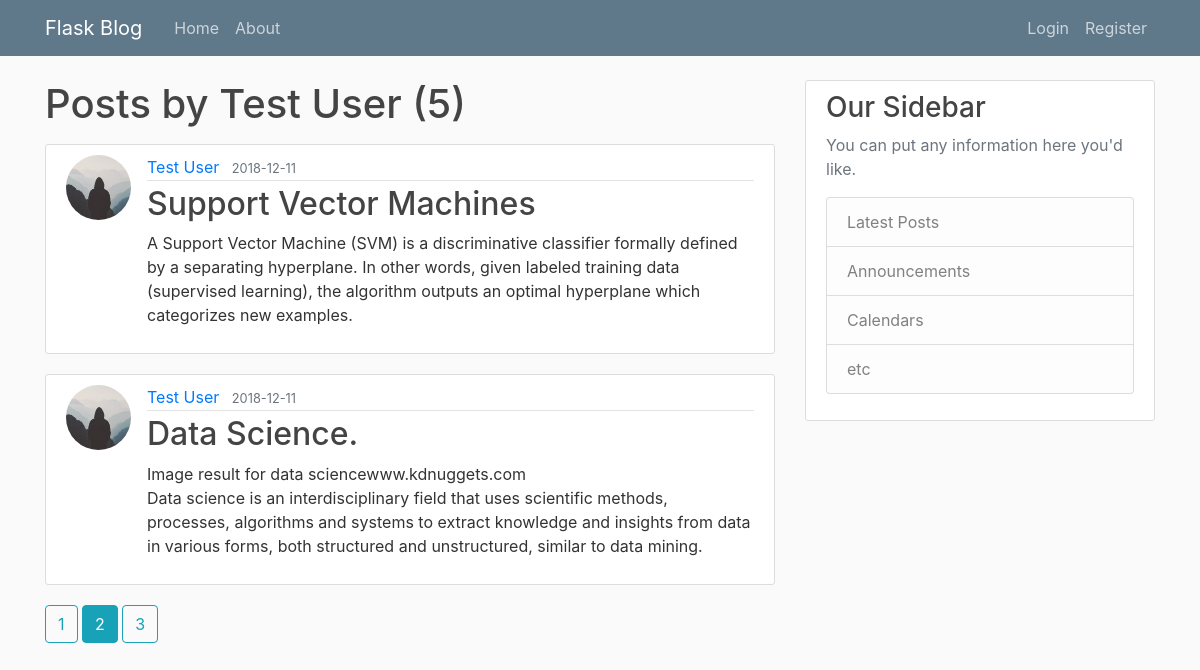
Screenshot of /user/Test User?page=2 with the database file from the repository.
### flaskblog/models.py (models this page shows, shortened)
class User(db.Model, UserMixin):
	id = db.Column(db.Integer, primary_key=True )
	username = db.Column(db.String(120), unique=True, nullable=False)
	email = db.Column(db.String(120), unique=True, nullable=False)
	image_file = db.Column(db.String(20), nullable=False, default='default.jpg') #not unique as every user intially has same default picture
	password = db.Column(db.String(60), nullable=False)
	posts = db.relationship('Post', backref='author', lazy=True)

class Post(db.Model):
	id= db.Column(db.Integer, primary_key=True)
	title = db.Column(db.String(100), nullable=False)
	date_posted = db.Column(db.DateTime, nullable=False, default=datetime.utcnow)
	content = db.Column(db.Text, nullable=False)
	user_id = db.Column(db.Integer, db.ForeignKey('user.id'), nullable=False)

### flaskblog/users/routes.py (the view)
@users.route("/user/<string:username>")
def user_posts(username):
    page = request.args.get('page', 1, type=int)
    user = User.query.filter_by(username=username).first_or_404()
    posts = Post.query.filter_by(author=user)\
            .order_by(Post.date_posted.desc())\
            .paginate(page=page, per_page=2)
    return render_template('user_posts.html', user=user, posts=posts)

### flaskblog/templates/user_posts.html
{% extends 'layout.html' %}
{% block content %}
	<h1 class="mb-3">Posts by {{ user.username }} ({{ posts.total }})</h1>
	{% for post in posts.items %}
		<article class="media content-section">
		  <img class="rounded-circle article-img" src="{{ url_for('static', filename='profile_pics/' + post.author.image_file) }}">
		  <div class="media-body">
		    <div class="article-metadata">
		      <a class="mr-2" href="{{ url_for('users.user_posts', username=post.author.username) }}">{{ post.author.username }}</a>
		      <small class="text-muted">{{ post.date_posted.strftime('%Y-%m-%d') }}</small>
		    </div>
		    <h2><a class="article-title" href="{{ url_for('posts.post', post_id=post.id) }}">{{ post.title }}</a></h2>
		    <p class="article-content">{{ post.content }}</p>
		  </div>
		</article>
	{% endfor %}
	{% for page_num in posts.iter_pages(left_edge=1, right_edge=1, left_current=1, right_current=2) %}
		{% if page_num %}
			{% if page_num == posts.page %}
				<a class="btn btn-info mb-4" href="{{ url_for('users.user_posts', username=user.username, page=page_num) }}">{{ page_num }}</a>
			{% else %}
				<a class="btn btn-outline-info mb-4" href="{{ url_for('users.user_posts', username=user.username, page=page_num) }}">{{ page_num }}</a>
			{% endif %}
		{% else %}
			...
		{% endif %}
	{% endfor %}
{% endblock content %}

### flaskblog/static/main.css (style rules this page uses)
body { background: #fafafa; color: #333333; margin-top: 5rem; }
h1, h2, h3, h4, h5, h6 { color: #444444; }
.content-section { background: #ffffff; padding: 10px 20px; border: 1px solid #dddddd; border-radius: 3px; margin-bottom: 20px; }
.article-title { color: #444444; }
.article-content { white-space: pre-line; }
.article-img { height: 65px; width: 65px; margin-right: 16px; }
.article-metadata { padding-bottom: 1px; margin-bottom: 4px; border-bottom: 1px solid #e3e3e3 }

### rows the page displays
User: username "Test User"
Post: image_file (placeholder picture), author.username "Test User", date_posted "2018-12-11", title "Support Vector Machines", content "A Support Vector Machine (SVM) is a discriminative classifier formally defined by a separating hyperplane. In other words, given labeled training data (supervised learning), the algorithm outputs an optimal hyperplane which categorizes new examples."
Post: image_file (placeholder picture), author.username "Test User", date_posted "2018-12-11", title "Data Science.", content "Image result for data sciencewww.kdnuggets.com Data science is an interdisciplinary field that uses scientific methods, processes, algorithms and systems to extract knowledge and insights from data in various forms, both structured and unstructured, similar to data mining."

### other values shown
{{ posts.total }} "5"
{{ page_num }} "1" "3"
{{ page_num }} "2"
